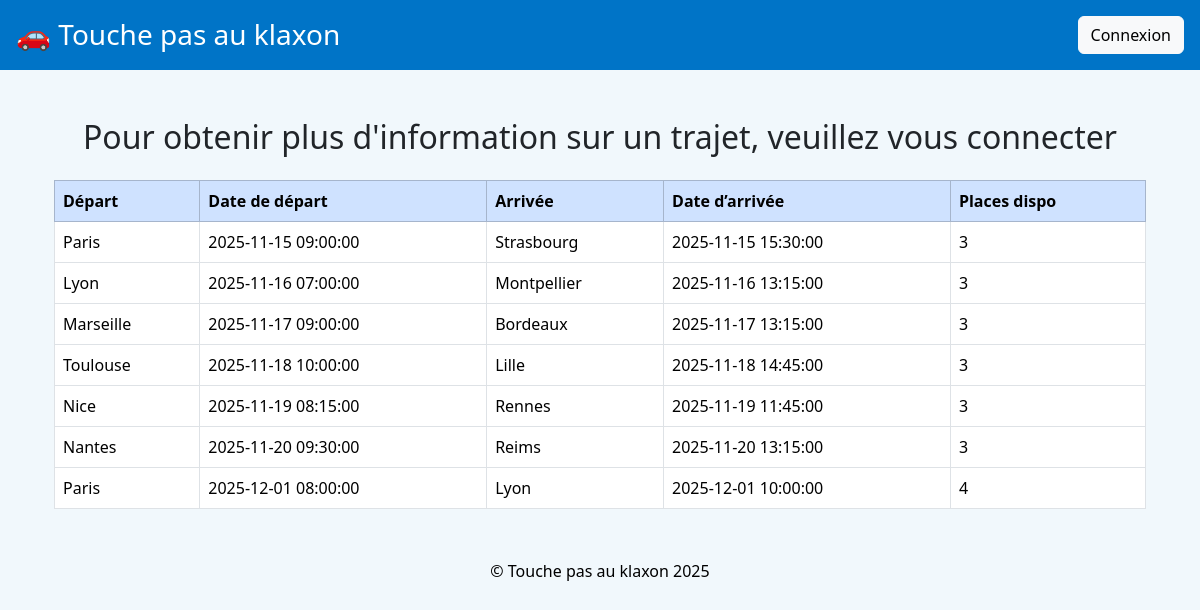
The page / on the database its author committed.
### tables this page shows
CREATE TABLE trips (
  id INT AUTO_INCREMENT PRIMARY KEY,
  agency_from_id INT NOT NULL,
  agency_to_id INT NOT NULL,
  departure_datetime DATETIME NOT NULL,
  arrival_datetime DATETIME NOT NULL,
  seats_total INT NOT NULL,
  seats_available INT NOT NULL,
  contact_user_id INT NOT NULL,
  created_by_user_id INT NOT NULL,
  created_at TIMESTAMP DEFAULT CURRENT_TIMESTAMP,
  FOREIGN KEY (agency_from_id) REFERENCES agencies(id) ON DELETE RESTRICT,
  FOREIGN KEY (agency_to_id) REFERENCES agencies(id) ON DELETE RESTRICT,
  FOREIGN KEY (contact_user_id) REFERENCES users(id) ON DELETE RESTRICT,
  FOREIGN KEY (created_by_user_id) REFERENCES users(id) ON DELETE RESTRICT
);

CREATE TABLE agencies (
  id INT AUTO_INCREMENT PRIMARY KEY,
  name VARCHAR(150) NOT NULL,
  city VARCHAR(150) NOT NULL
);

### src/App/Controllers/HomeController.php (called while the page is built, shortened)
<?php
class HomeController
{
    public function index(): void
    {
        $user = $_SESSION['user'] ?? null;
        if (is_array($user) && isset($user['role'])) {
            if ($user['role'] === 'admin') {
                $trips = Trip::getAllAvailable();
            } else {
                $trips = Trip::findByUser((int)$user['id']);
            }
        } else {
            $trips = Trip::getAllAvailable();
        }
        $currentUser = $user ?? null;
        require __DIR__ . '/../Views/home.php';
    }
}

### src/App/Models/Trip.php (called while the page is built, shortened)
<?php
class Trip
{
    public static function getAllAvailable(): array
    {
        $db = Database::getConnection();
        $sql = "
            SELECT
                t.id,
                a1.name AS from_name,
                a2.name AS to_name,
                t.departure_datetime,
                t.arrival_datetime,
                t.seats_total,
                t.seats_available,
                t.contact_user_id,
                t.created_by_user_id,
                u.nom,
                u.prenom,
                u.email,
                u.phone
            FROM trips t
            JOIN agencies a1 ON a1.id = t.agency_from_id
            JOIN agencies a2 ON a2.id = t.agency_to_id
            JOIN users u ON u.id = t.contact_user_id
            WHERE t.seats_available > 0
            ORDER BY t.departure_datetime ASC
        ";
        $stmt = $db->query($sql);
    $results = $stmt->fetchAll();
    return $results;
    }
}

### src/App/Views/home.php (the view, shortened to what this page needs)
<div class="container mt-4">
    <?php if ($currentUser === null): ?>
        <h2 class="text-center mb-4">Pour obtenir plus d'information sur un trajet, veuillez vous connecter</h2>
    <?php else: ?>
        <h2 class="text-center mb-4">Trajets proposés</h2>
    <?php endif; ?>
    <div class="table-responsive">
        <table class="table table-bordered table-hover align-middle">
            <thead class="table-primary">
                <tr>
                    <th>Départ</th>
                    <th>Date de départ</th>
                    <th>Arrivée</th>
                    <th>Date d’arrivée</th>
                    <th>Places dispo</th>
                </tr>
            </thead>
            <tbody>
                <?php foreach ($trips as $trip): ?>
                    <tr>
                        <td><?= htmlspecialchars($trip['from_name'] ?? 'N/A') ?></td>
                        <td><?= htmlspecialchars($trip['departure_datetime'] ?? '') ?></td>
                        <td><?= htmlspecialchars($trip['to_name'] ?? 'N/A') ?></td>
                        <td><?= htmlspecialchars($trip['arrival_datetime'] ?? '') ?></td>
                        <td><?= htmlspecialchars((string)($trip['seats_available'] ?? '')) ?></td>
                    </tr>
                <?php endforeach; ?>
            </tbody>
        </table>
    </div>
</div>
<?php
$content = ob_get_clean();
require __DIR__ . '/layout.php';

### public/index.php (shortened to what this page needs)
<?php
$path = isset($_SERVER['REQUEST_URI']) ? (string) parse_url((string) $_SERVER['REQUEST_URI'], PHP_URL_PATH) : '/';
switch (true) {
    case ($path === '/' || $path === '/index.php'):
        (new HomeController())->index();
        break;
}

### src/App/Views/layout.php (shortened to what this page needs)
<?php
$currentUser = $_SESSION['user'] ?? null;
?>
<!DOCTYPE html>
<html lang="fr">
<head>
    <link
        href="https://cdn.jsdelivr.net/npm/bootstrap@5.3.3/dist/css/bootstrap.min.css"
        rel="stylesheet"
    >
</head>
<body>
    <header class="d-flex justify-content-between align-items-center p-3">
        <h3 class="m-0">
            <a href="/" class="text-white text-decoration-none">🚗 Touche pas au klaxon</a>
        </h3>
        <div>
            <?php if (isset($currentUser) && is_array($currentUser)): ?>
                <?php if (($currentUser['role'] ?? '') === 'admin'): ?>
                    <nav class="d-inline-flex align-items-center gap-3">
                        <a href="/admin" class="btn btn-light">Tableau de bord</a>
                        <a href="/logout" class="btn btn-danger">Déconnexion</a>
                    </nav>
                <?php else: ?>
                    <span>Bonjour, <strong><?= htmlspecialchars($currentUser['prenom'] . ' ' . $currentUser['nom']) ?></strong></span>
                    <a href="/trip/create" class="btn btn-black ms-3">Proposer un trajet</a>
                    <a href="/logout" class="btn btn-danger ms-2">Déconnexion</a>
                <?php endif; ?>
            <?php else: ?>
                <a href="/login" class="btn btn-light">Connexion</a>
            <?php endif; ?>
        </div>
    </header>
    <main class="container py-4">
        <?= $content ?>
    </main>
    <footer>
        <p class="m-0">© Touche pas au klaxon 2025</p>
    </footer>
</body>
</html>

### src/App/Views/layout.php (style rules this page uses)
:root { --color-bg: #f1f8fc; --color-primary: #0074c7; --color-dark: #384050; --color-danger: #cd2c2e; --color-success: #82b864; }
body { background-color: var(--color-bg); }
header { background-color: var(--color-primary); color: white; }
footer { color: black; text-align: center; padding: 10px; }

### rows shown on the page
trips: agency_from.name "Paris", departure_datetime "2025-11-15 09:00:00", agency_to.name "Strasbourg", arrival_datetime "2025-11-15 15:30:00", seats_available "3"
trips: agency_from.name "Lyon", departure_datetime "2025-11-16 07:00:00", agency_to.name "Montpellier", arrival_datetime "2025-11-16 13:15:00", seats_available "3"
trips: agency_from.name "Marseille", departure_datetime "2025-11-17 09:00:00", agency_to.name "Bordeaux", arrival_datetime "2025-11-17 13:15:00", seats_available "3"
trips: agency_from.name "Toulouse", departure_datetime "2025-11-18 10:00:00", agency_to.name "Lille", arrival_datetime "2025-11-18 14:45:00", seats_available "3"
trips: agency_from.name "Nice", departure_datetime "2025-11-19 08:15:00", agency_to.name "Rennes", arrival_datetime "2025-11-19 11:45:00", seats_available "3"
trips: agency_from.name "Nantes", departure_datetime "2025-11-20 09:30:00", agency_to.name "Reims", arrival_datetime "2025-11-20 13:15:00", seats_available "3"
trips: agency_from.name "Paris", departure_datetime "2025-12-01 08:00:00", agency_to.name "Lyon", arrival_datetime "2025-12-01 10:00:00", seats_available "4"
